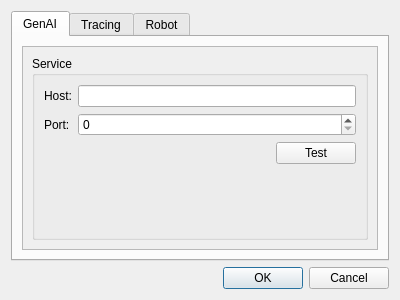
<?xml version="1.0" encoding="UTF-8"?>
<ui version="4.0">
 <class>Dialog</class>
 <widget class="QDialog" name="Dialog">
  <property name="geometry">
   <rect>
    <x>0</x>
    <y>0</y>
    <width>400</width>
    <height>300</height>
   </rect>
  </property>
  <property name="windowTitle">
   <string>Settings</string>
  </property>
  <layout class="QVBoxLayout" name="verticalLayout">
   <item>
    <widget class="QTabWidget" name="tabs">
     <property name="currentIndex">
      <number>0</number>
     </property>
     <widget class="QWidget" name="tabGenAI">
      <attribute name="title">
       <string>GenAI</string>
      </attribute>
      <layout class="QVBoxLayout" name="verticalLayout_2">
       <item>
        <widget class="QScrollArea" name="scrollArea">
         <property name="widgetResizable">
          <bool>true</bool>
         </property>
         <widget class="QWidget" name="scrollAreaWidgetContents">
          <property name="geometry">
           <rect>
            <x>0</x>
            <y>0</y>
            <width>358</width>
            <height>200</height>
           </rect>
          </property>
          <layout class="QVBoxLayout" name="verticalLayout_3">
           <item>
            <widget class="QGroupBox" name="groupBox">
             <property name="title">
              <string>Service</string>
             </property>
             <layout class="QFormLayout" name="formLayout">
              <item row="0" column="0">
               <widget class="QLabel" name="label">
                <property name="text">
                 <string>Host:</string>
                </property>
               </widget>
              </item>
              <item row="0" column="1">
               <widget class="QLineEdit" name="genAIHost"/>
              </item>
              <item row="1" column="0">
               <widget class="QLabel" name="label_2">
                <property name="text">
                 <string>Port:</string>
                </property>
               </widget>
              </item>
              <item row="1" column="1">
               <widget class="QSpinBox" name="genAIPort">
                <property name="maximum">
                 <number>65535</number>
                </property>
               </widget>
              </item>
              <item row="2" column="1">
               <layout class="QHBoxLayout" name="horizontalLayout" stretch="0,0,0">
                <item>
                 <spacer name="horizontalSpacer">
                  <property name="orientation">
                   <enum>Qt::Horizontal</enum>
                  </property>
                  <property name="sizeHint" stdset="0">
                   <size>
                    <width>40</width>
                    <height>20</height>
                   </size>
                  </property>
                 </spacer>
                </item>
                <item>
                 <widget class="QLabel" name="genAITestResult">
                  <property name="font">
                   <font>
                    <pointsize>8</pointsize>
                    <italic>true</italic>
                   </font>
                  </property>
                  <property name="text">
                   <string/>
                  </property>
                 </widget>
                </item>
                <item>
                 <widget class="QPushButton" name="genAITest">
                  <property name="text">
                   <string>Test</string>
                  </property>
                 </widget>
                </item>
               </layout>
              </item>
              <item row="3" column="1">
               <spacer name="verticalSpacer">
                <property name="orientation">
                 <enum>Qt::Vertical</enum>
                </property>
                <property name="sizeHint" stdset="0">
                 <size>
                  <width>20</width>
                  <height>40</height>
                 </size>
                </property>
               </spacer>
              </item>
             </layout>
            </widget>
           </item>
          </layout>
         </widget>
        </widget>
       </item>
      </layout>
     </widget>
     <widget class="QWidget" name="tabTracing">
      <attribute name="title">
       <string>Tracing</string>
      </attribute>
      <layout class="QVBoxLayout" name="verticalLayout_4">
       <item>
        <widget class="QScrollArea" name="scrollArea_2">
         <property name="widgetResizable">
          <bool>true</bool>
         </property>
         <widget class="QWidget" name="scrollAreaWidgetContents_2">
          <property name="geometry">
           <rect>
            <x>0</x>
            <y>0</y>
            <width>358</width>
            <height>200</height>
           </rect>
          </property>
          <layout class="QVBoxLayout" name="verticalLayout_5">
           <item>
            <widget class="QGroupBox" name="groupBox_2">
             <property name="title">
              <string>Palette</string>
             </property>
             <layout class="QVBoxLayout" name="verticalLayout_6">
              <item>
               <widget class="QListView" name="tracingPalette">
                <property name="dragDropMode">
                 <enum>QAbstractItemView::InternalMove</enum>
                </property>
                <property name="defaultDropAction">
                 <enum>Qt::MoveAction</enum>
                </property>
               </widget>
              </item>
              <item>
               <layout class="QHBoxLayout" name="horizontalLayout_2">
                <item>
                 <spacer name="horizontalSpacer_2">
                  <property name="orientation">
                   <enum>Qt::Horizontal</enum>
                  </property>
                  <property name="sizeHint" stdset="0">
                   <size>
                    <width>40</width>
                    <height>20</height>
                   </size>
                  </property>
                 </spacer>
                </item>
                <item>
                 <widget class="QPushButton" name="tracingPaletteRemove">
                  <property name="text">
                   <string>Remove</string>
                  </property>
                 </widget>
                </item>
                <item>
                 <widget class="QPushButton" name="tracingPaletteAdd">
                  <property name="text">
                   <string>Add</string>
                  </property>
                 </widget>
                </item>
               </layout>
              </item>
             </layout>
            </widget>
           </item>
          </layout>
         </widget>
        </widget>
       </item>
      </layout>
     </widget>
     <widget class="QWidget" name="tabRobot">
      <attribute name="title">
       <string>Robot</string>
      </attribute>
      <layout class="QGridLayout" name="gridLayout">
       <item row="0" column="0">
        <widget class="QLabel" name="label_4">
         <property name="font">
          <font>
           <italic>true</italic>
          </font>
         </property>
         <property name="text">
          <string>No settings</string>
         </property>
         <property name="textFormat">
          <enum>Qt::PlainText</enum>
         </property>
         <property name="alignment">
          <set>Qt::AlignCenter</set>
         </property>
        </widget>
       </item>
      </layout>
     </widget>
    </widget>
   </item>
   <item>
    <widget class="QDialogButtonBox" name="buttonBox">
     <property name="orientation">
      <enum>Qt::Horizontal</enum>
     </property>
     <property name="standardButtons">
      <set>QDialogButtonBox::Cancel|QDialogButtonBox::Ok</set>
     </property>
    </widget>
   </item>
  </layout>
 </widget>
 <resources/>
 <connections>
  <connection>
   <sender>buttonBox</sender>
   <signal>accepted()</signal>
   <receiver>Dialog</receiver>
   <slot>accept()</slot>
   <hints>
    <hint type="sourcelabel">
     <x>248</x>
     <y>254</y>
    </hint>
    <hint type="destinationlabel">
     <x>157</x>
     <y>274</y>
    </hint>
   </hints>
  </connection>
  <connection>
   <sender>buttonBox</sender>
   <signal>rejected()</signal>
   <receiver>Dialog</receiver>
   <slot>reject()</slot>
   <hints>
    <hint type="sourcelabel">
     <x>316</x>
     <y>260</y>
    </hint>
    <hint type="destinationlabel">
     <x>286</x>
     <y>274</y>
    </hint>
   </hints>
  </connection>
 </connections>
</ui>
